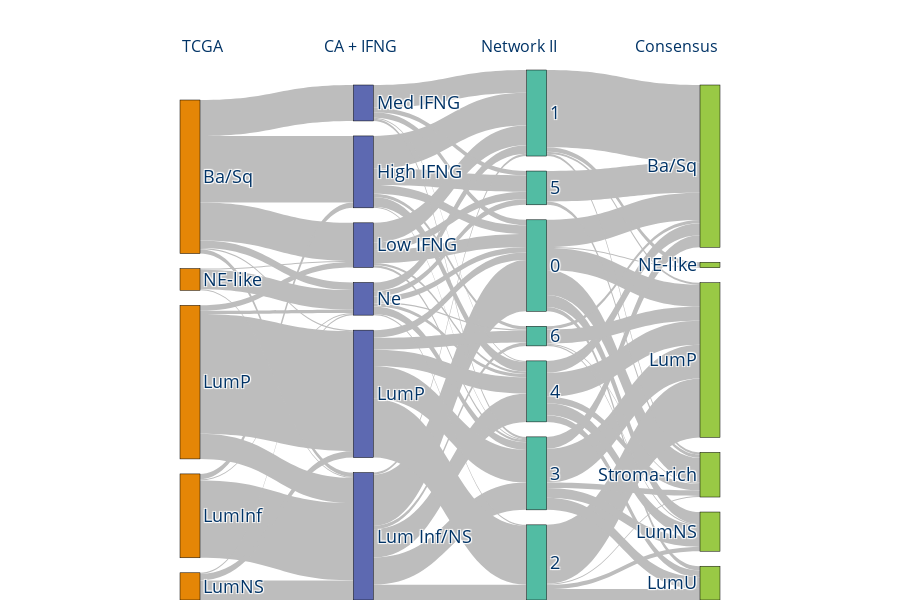

Write notebook code for a chart like this one.
### Markdown cell above
## Sankey with chosen model

### Code cell
comb_df = pd.concat([vu_output, allComs_cs], axis=1).dropna()
K = 7
model_1 = "RawKMeans"  # Avg, Birch, GaussianMixture
model_2 = "SpectralClustering"
reorder_cols = [
    "TCGA408_classifier",
    "KMeans_labels_6",
    f"{model_1}_CS_{K}_all",
    # "Lund2017.subtype",
    # f"{model_1}_CS_{7}_{label}",
    # f"Ward_CS_{K}_{label}",
    "consensus",
]

remap_cols = {"TCGA408_classifier": "TCGA", "KMeans_labels_6": "CA + IFNG", f"{model_1}_CS_{K}_all": "Network II", "consensus": "Consensus"}
comb_df.rename(columns=remap_cols, inplace=~True)
meta, sky_fig = sky.main(df=comb_df, reorder_cols=remap_cols.values(), title="Different selection mechanisms", retMeta=True)
sky_fig.update_layout(
    title="",
    font=dict(size=18),
    paper_bgcolor="rgba(0,0,0,0)",
)
save_fig(name="cluster_comp_final", fig=sky_fig, base_path=f"{figures_path}/cluster_analysis/", width=1800, height=600, margin=0.1)
sky_fig.show()

### Figure 1 — Plotly figure (JSON) as saved in the notebook; plotly's stock layout.template omitted (floating-point values rounded to 4 significant figures)
{"data": [{"arrangement": "perpendicular", "link": {"color": "#bdbdbd", "source": [0, 0, 0, 0, 0, 0, 1, 1, 1, 2, 2, 2, 3, 3, 3, 3, 4, 4, 4, 5, 5, 5, 5, 5, 5, 6, 6, 6, 6, 6, 7, 7, 7, 7, 7, 7, 8, 8, 8, 8, 8, 9, 9, 9, 9, 9, 10, 10, 10, 10, 10, 10, 10, 11, 11, 11, 11, 11, 11, 12, 12, 12, 12, 13, 13, 13, 13, 14, 14, 14, 14, 14, 15, 15, 15, 15, 15, 16, 16, 17, 17, 17, 17], "target": [5, 6, 7, 8, 9, 10, 5, 7, 10, 7, 8, 10, 6, 7, 8, 10, 6, 7, 10, 11, 12, 14, 15, 16, 17, 11, 12, 14, 15, 16, 11, 12, 13, 14, 15, 17, 11, 13, 14, 15, 17, 11, 12, 14, 15, 16, 11, 12, 13, 14, 15, 16, 17, 18, 19, 20, 21, 22, 23, 18, 20, 22, 23, 19, 20, 21, 23, 18, 19, 20, 21, 23, 18, 19, 20, 21, 23, 18, 23, 18, 19, 20, 23], "value": [61, 35, 4, 1, 33, 7, 5, 71, 1, 18, 6, 1, 5, 23, 110, 3, 1, 1, 18, 8, 30, 1, 9, 15, 3, 12, 18, 2, 2, 7, 47, 2, 14, 25, 26, 3, 7, 54, 30, 15, 11, 5, 21, 2, 1, 4, 5, 8, 1, 7, 3, 5, 1, 25, 11, 20, 4, 1, 23, 71, 2, 4, 2, 4, 54, 10, 1, 11, 9, 31, 11, 5, 11, 11, 22, 6, 6, 28, 3, 3, 1, 13, 1]}, "node": {"color": ["rgb(229, 134, 6)", "rgb(229, 134, 6)", "rgb(229, 134, 6)", "rgb(229, 134, 6)", "rgb(229, 134, 6)", "rgb(93, 105, 177)", "rgb(93, 105, 177)", "rgb(93, 105, 177)", "rgb(93, 105, 177)", "rgb(93, 105, 177)", "rgb(93, 105, 177)", "rgb(82, 188, 163)", "rgb(82, 188, 163)", "rgb(82, 188, 163)", "rgb(82, 188, 163)", "rgb(82, 188, 163)", "rgb(82, 188, 163)", "rgb(82, 188, 163)", "rgb(153, 201, 69)", "rgb(153, 201, 69)", "rgb(153, 201, 69)", "rgb(153, 201, 69)", "rgb(153, 201, 69)", "rgb(153, 201, 69)"], "label": ["Ba/Sq", "LumInf", "LumNS", "LumP", "NE-like", "High IFNG", "Low IFNG", "Lum Inf/NS", "LumP", "Med IFNG", "Ne", 0, 1, 2, 3, 4, 5, 6, "Ba/Sq", "LumNS", "LumP", "LumU", "NE-like", "Stroma-rich"], "line": {"color": "black", "width": 0.5}, "pad": 15, "thickness": 20}, "type": "sankey"}], "layout": {"annotations": [{"align": "left", "font": {"color": "#003366", "size": 16}, "showarrow": false, "text": "TCGA", "x": 0, "xref": "x", "y": 1.07, "yref": "paper"}, {"align": "left", "font": {"color": "#003366", "size": 16}, "showarrow": false, "text": "CA + IFNG", "x": 1, "xref": "x", "y": 1.07, "yref": "paper"}, {"align": "left", "font": {"color": "#003366", "size": 16}, "showarrow": false, "text": "Network II", "x": 2, "xref": "x", "y": 1.07, "yref": "paper"}, {"align": "left", "font": {"color": "#003366", "size": 16}, "showarrow": false, "text": "Consensus", "x": 3, "xref": "x", "y": 1.07, "yref": "paper"}], "font": {"color": "#003366", "size": 18}, "height": 600, "margin": {"b": 0, "l": 180, "r": 180, "t": 70}, "paper_bgcolor": "rgba(0,0,0,0)", "plot_bgcolor": "rgba(0,0,0,0)", "title": {"text": ""}, "xaxis": {"showgrid": false, "visible": false, "zeroline": false}, "yaxis": {"showgrid": false, "visible": false, "zeroline": false}}}
